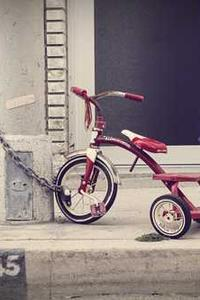
#> input picture lossy/random_image.jpg, 200 x 300 px
$ python jpg.py random_image.jpg
#> lines starting #> are read from the running program, lines starting #| are printed output that depends on the picture
# jpeg compression from scratch

import cv2
import numpy as np
import sys

# take in path to og image
og_image_path = sys.argv[1]

#load image into open cv
og_image = cv2.imread(og_image_path)
#> og_image is the input picture: shape (300, 200, 3); mean B, G, R 129.8, 131, 144
#show og image
cv2.imshow('original image',og_image)
cv2.waitKey(0)
cv2.destroyAllWindows()
#change colour space of image to YCbCr
ycc_image = cv2.cvtColor(og_image, cv2.COLOR_BGR2YCR_CB)
#> ycc_image: shape (300, 200, 3); mean of channels 0, 1, 2 134.8, 134.6, 125.2

#split the ycb image into the 3 channles
lum_channel, blue_chrom_channel, red_chrom_channel = cv2.split(ycc_image)
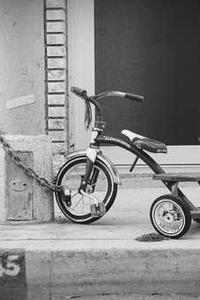
#> lum_channel: shape (300, 200); min 1, max 254, mean 134.8
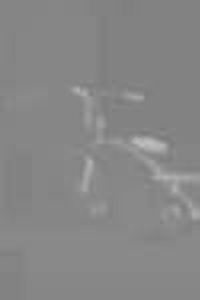
#> blue_chrom_channel: shape (300, 200); min 123, max 191, mean 134.6
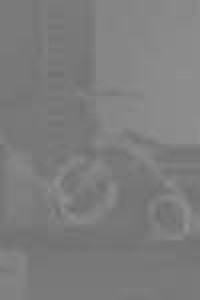
#> red_chrom_channel: shape (300, 200); min 108, max 146, mean 125.2

#show the channels
cv2.imshow('luminance channel', lum_channel)
cv2.imshow('chrominance blue channel', blue_chrom_channel)
cv2.imshow('chrominance red channel', red_chrom_channel)
cv2.waitKey(0)
cv2.destroyAllWindows()

#downsample the chromance channels (the human eye cant see these as well)

'''4:2:0 (Horizontal and Vertical Downsampling): This is the most common form of chroma downsampling used in consumer video and images, including formats like JPEG and H.264. It reduces the chrominance resolution by a factor of 2 both horizontally and vertically. For every 4 pixels (2x2), there are 4 samples of Y but only 1 sample of Cb and 1 sample of Cr.'''

blue_chrom_channel = cv2.pyrDown(blue_chrom_channel)
#> blue_chrom_channel: shape (150, 100)
red_chrom_channel = cv2.pyrDown(red_chrom_channel)
#> red_chrom_channel: shape (150, 100)

# divide chanels into 8x8 blocks
print(red_chrom_channel.shape)
#| (150, 100)
